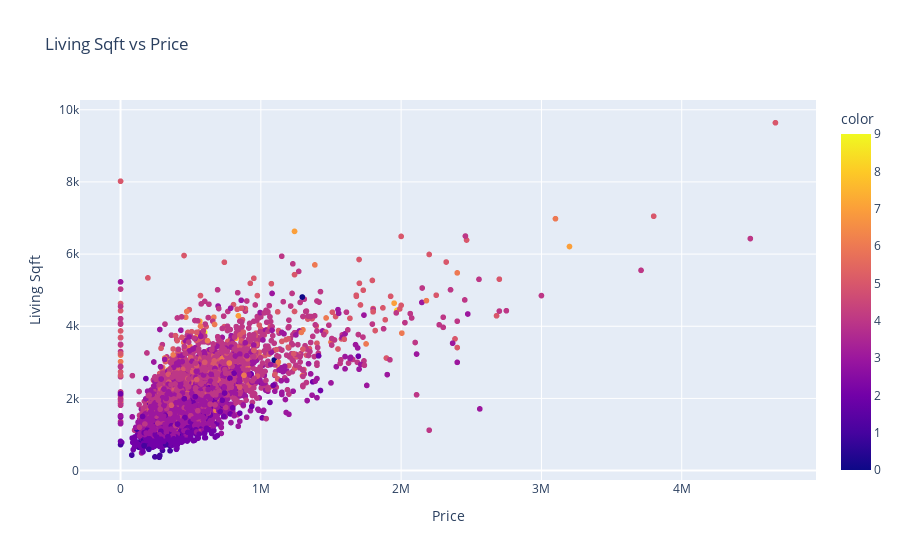

Here is the notebook cell this chart was saved with:
### Code cell
df_sqft = df[df['price']<5000000]
fig = px.scatter(x = df_sqft['price'], y= df_sqft['sqft_living'], title='Living Sqft vs Price', color= df_sqft['bedrooms'])

fig.update_layout(
    xaxis=dict(title='Price'),
    yaxis=dict(title='Living Sqft'),
    #margin=dict(l=40, r=40, b=40, t=40)
)

# Display the scatterplot
fig.show()

### Figure 1 — Plotly figure (JSON) as saved in the notebook; plotly's stock layout.template omitted (floating-point values rounded to 4 significant figures; data arrays with more than 128 entries replaced by an {"elided": "..."} marker saying what was removed)
{"data": [{"hovertemplate": "x=%{x}<br>y=%{y}<br>color=%{marker.color}<extra></extra>", "legendgroup": "", "marker": {"color": {"elided": "4409 int values"}, "coloraxis": "coloraxis", "symbol": "circle"}, "mode": "markers", "name": "", "showlegend": false, "type": "scattergl", "x": {"elided": "4409 float values"}, "xaxis": "x", "y": {"elided": "4409 int values"}, "yaxis": "y"}], "layout": {"autosize": true, "coloraxis": {"colorbar": {"title": {"text": "color"}}, "colorscale": [[0, "#0d0887"], [0.1111, "#46039f"], [0.2222, "#7201a8"], [0.3333, "#9c179e"], [0.4444, "#bd3786"], [0.5556, "#d8576b"], [0.6667, "#ed7953"], [0.7778, "#fb9f3a"], [0.8889, "#fdca26"], [1, "#f0f921"]]}, "legend": {"tracegroupgap": 0}, "title": {"text": "Living Sqft vs Price"}, "xaxis": {"anchor": "y", "autorange": true, "domain": [0, 1], "range": [-282700.0, 4951000.0], "title": {"text": "Price"}, "type": "linear"}, "yaxis": {"anchor": "x", "autorange": true, "domain": [0, 1], "range": [-395, 10405], "title": {"text": "Living Sqft"}, "type": "linear"}}}
